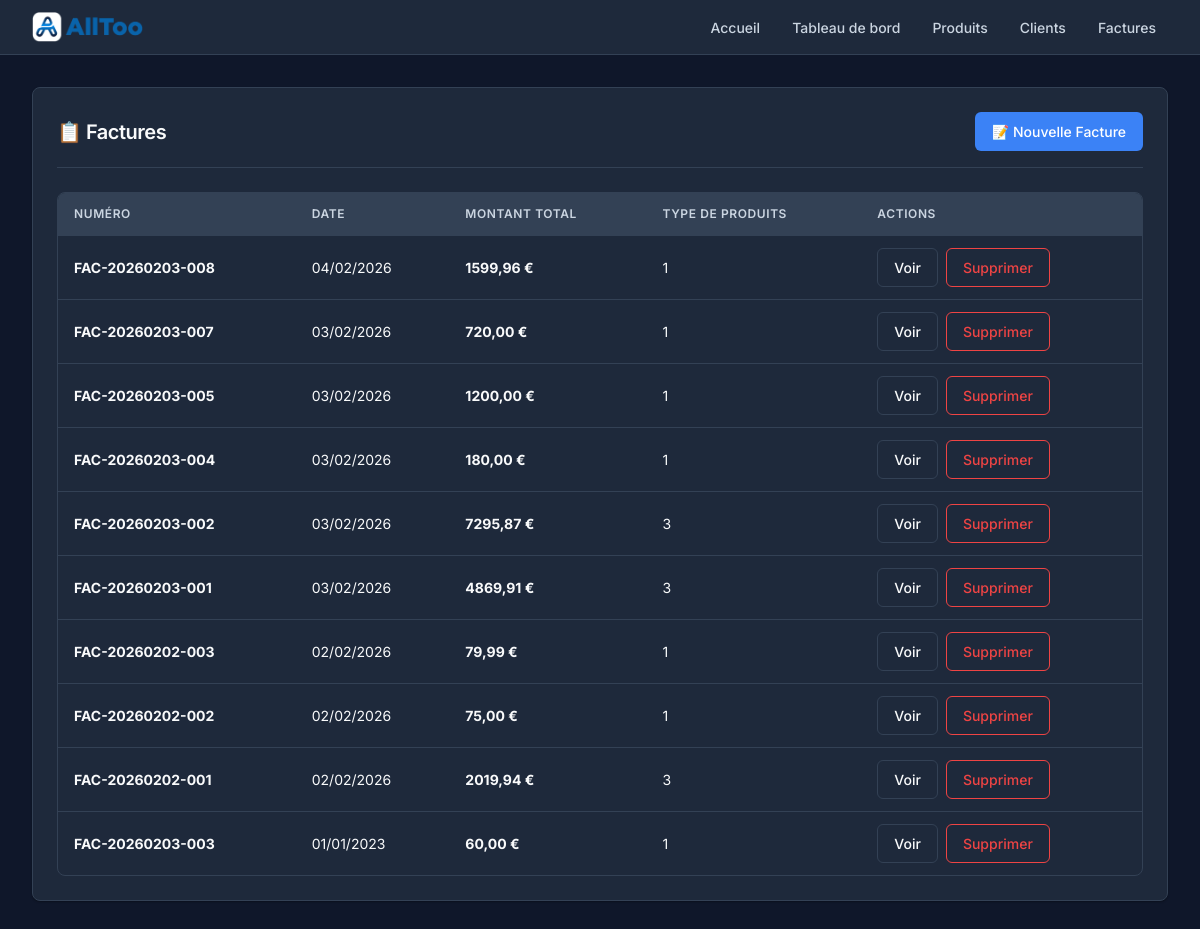
The page /factures/ on the database its author committed.
### invoices/models.py (models this page shows, shortened)
class Invoice(models.Model):
    client = models.ForeignKey(
        Client,
        on_delete=models.SET_NULL,
        null=True,
        blank=True,
        verbose_name="Client",
        related_name="invoices"
    )
    invoice_number = models.CharField(
        max_length=50,
        unique=True,
        verbose_name="Numéro de facture"
    )
    date = models.DateField(default=timezone.now, verbose_name="Date")
    total_amount = models.DecimalField(
        max_digits=10,
        decimal_places=2,
        default=0,
        verbose_name="Montant total"
    )
    include_vat = models.BooleanField(
        default=False,
        verbose_name="Inclure la TVA (20%)"
    )
    created_at = models.DateTimeField(auto_now_add=True, verbose_name="Créé le")
    updated_at = models.DateTimeField(auto_now=True, verbose_name="Modifié le")
    class Meta:
        verbose_name = "Facture"
        verbose_name_plural = "Factures"
        ordering = ['-date', '-created_at']

### invoices/views.py (the view)
# urls.py: path('factures/', views.InvoiceListView.as_view(), name='invoice_list'),
class InvoiceListView(ListView):
    model = Invoice
    template_name = 'invoices/invoice_list.html'
    context_object_name = 'invoices'
    paginate_by = 10
    context_object_name = 'invoices'
    paginate_by = 10

### templates/invoices/invoice_list.html (shortened to what this page needs)
{% extends 'base.html' %}
{% block content %}
<div class="card">
    <div class="card-header">
        <h1 class="card-title">📋 Factures</h1>
        <a href="{% url 'invoice_create' %}" class="btn btn-primary">📝 Nouvelle Facture</a>
    </div>
    {% if invoices %}
    <div class="table-container">
        <table>
            <thead>
                <tr>
                    <th>Numéro</th>
                    <th>Date</th>
                    <th>Montant Total</th>
                    <th>Type de Produits</th>
                    <th>Actions</th>
                </tr>
            </thead>
            <tbody>
                {% for invoice in invoices %}
                <tr>
                    <td><strong>{{ invoice.invoice_number }}</strong></td>
                    <td>{{ invoice.date|date:"d/m/Y" }}</td>
                    <td><strong style="color: var(--accent-primary);">{{ invoice.total_amount }} €</strong></td>
                    <td>{{ invoice.items.count }}</td>
                    <td>
                        <div class="btn-group" style="margin-top: 0; gap: 0.5rem;">
                            <a href="{% url 'invoice_detail' invoice.pk %}" class="btn btn-secondary"
                                title="Voir">Voir</a>
                            <a href="{% url 'invoice_delete' invoice.pk %}" class="btn btn-danger"
                                title="Supprimer">Supprimer</a>
                        </div>
                    </td>
                </tr>
                {% endfor %}
            </tbody>
        </table>
    </div>
    {% else %}
    <div style="text-align: center; padding: 3rem; color: var(--text-secondary);">
        <p style="font-size: 1.2rem;">Aucune facture trouvée.</p>
        <a href="{% url 'invoice_create' %}" class="btn btn-primary" style="margin-top: 1rem;">Créer la première
            facture</a>
    </div>
    {% endif %}
</div>
{% endblock %}

### static/css/style.css (style rules this page uses)
:root { --bg-primary: #f3f4f6; --bg-secondary: #ffffff; --bg-tertiary: #f9fafb; --text-primary: #111827; --text-secondary: #6b7280; --text-muted: #9ca3af; --border-color: #e5e7eb; --border-focus: #3b82f6; --brand-dark: #0f172a; --brand-primary: #3b82f6; --brand-hover: #2563eb; --success: #10b981; --success-bg: #d1fae5; --success-text: #065f46; --danger: #ef4444; --danger-bg: #fee2e2; --danger-text: #b91c1c; --warning: #f59e0b; --warning-bg: #fef3c7; --warning-text: #92400e; --shadow-sm: 0 1px 2px 0 rgba(0, 0, 0, 0.05); --shadow: 0 1px 3px 0 rgba(0, 0, 0, 0.1), 0 1px 2px 0 rgba(0, 0, 0, 0.06); --shadow-md: 0 4px 6px -1px rgba(0, 0, 0, 0.1), 0 2px 4px -1px rgba(0, 0, 0, 0.06); --shadow-lg: 0 10px 15px -3px rgba(0, 0, 0, 0.1), 0 4px 6px -2px rgba(0, 0, 0, 0.05); --transition: all 0.2s cubic-bezier(0.4, 0, 0.2, 1); }
[data-theme="dark"] { --bg-primary: #0f172a; --bg-secondary: #1e293b; --bg-tertiary: #334155; --text-primary: #f9fafb; --text-secondary: #cbd5e1; --text-muted: #94a3b8; --border-color: #334155; --brand-dark: #3b82f6; --brand-primary: #60a5fa; --brand-hover: #2563eb; --shadow-sm: 0 1px 2px 0 rgba(0, 0, 0, 0.3); --shadow: 0 1px 3px 0 rgba(0, 0, 0, 0.3); }
* { margin: 0; padding: 0; box-sizing: border-box; }
body { font-family: 'Inter', -apple-system, BlinkMacSystemFont, "Segoe UI", Roboto, "Helvetica Neue", Arial, sans-serif; background-color: var(--bg-primary); color: var(--text-primary); line-height: 1.5; -webkit-font-smoothing: antialiased; -moz-osx-font-smoothing: grayscale; }
a { color: var(--brand-primary); text-decoration: none; font-weight: 500; transition: var(--transition); }
.card { background: var(--bg-secondary); border: 1px solid var(--border-color); border-radius: 8px; box-shadow: var(--shadow-sm); padding: 1.5rem; margin-bottom: 1.5rem; }
.card-header { margin-bottom: 1.5rem; padding-bottom: 1rem; border-bottom: 1px solid var(--border-color); display: flex; justify-content: space-between; align-items: center; }
.card-title { font-size: 1.25rem; font-weight: 600; color: var(--text-primary); letter-spacing: -0.025em; }
.btn { display: inline-flex; align-items: center; justify-content: center; padding: 0.5rem 1rem; border-radius: 6px; font-weight: 500; font-size: 0.875rem; cursor: pointer; transition: var(--transition); border: 1px solid transparent; gap: 0.5rem; }
.btn-primary { background-color: var(--brand-dark); color: white; }
.btn-secondary { background-color: var(--bg-secondary); border-color: var(--border-color); color: var(--text-primary); }
.btn-danger { background-color: var(--bg-secondary); border-color: var(--danger); color: var(--danger); }
.btn-group { display: flex; gap: 0.75rem; align-items: center; margin-top: 1.5rem; }
.table-container { overflow-x: auto; border: 1px solid var(--border-color); border-radius: 8px; }
table { width: 100%; border-collapse: collapse; font-size: 0.875rem; }
thead { background-color: var(--bg-tertiary); }
th { padding: 0.75rem 1rem; text-align: left; font-weight: 600; color: var(--text-secondary); text-transform: uppercase; font-size: 0.75rem; letter-spacing: 0.05em; border-bottom: 1px solid var(--border-color); }
td { padding: 0.75rem 1rem; color: var(--text-primary); border-bottom: 1px solid var(--border-color); }
tbody tr:last-child td { border-bottom: none; }

### rows shown on the page
Invoice: invoice_number "FAC-20260203-008", date "04/02/2026", total_amount "1599,96", items.count "1"
Invoice: invoice_number "FAC-20260203-007", date "03/02/2026", total_amount "720,00", items.count "1"
Invoice: invoice_number "FAC-20260203-005", date "03/02/2026", total_amount "1200,00", items.count "1"
Invoice: invoice_number "FAC-20260203-004", date "03/02/2026", total_amount "180,00", items.count "1"
Invoice: invoice_number "FAC-20260203-002", date "03/02/2026", total_amount "7295,87", items.count "3"
Invoice: invoice_number "FAC-20260203-001", date "03/02/2026", total_amount "4869,91", items.count "3"
Invoice: invoice_number "FAC-20260202-003", date "02/02/2026", total_amount "79,99", items.count "1"
Invoice: invoice_number "FAC-20260202-002", date "02/02/2026", total_amount "75,00", items.count "1"
Invoice: invoice_number "FAC-20260202-001", date "02/02/2026", total_amount "2019,94", items.count "3"
Invoice: invoice_number "FAC-20260203-003", date "01/01/2023", total_amount "60,00", items.count "1"
